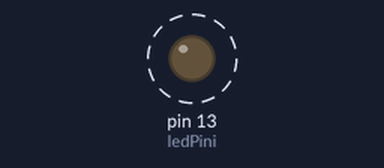
Simulated run of this sketch. Board: Arduino Uno, built with avr-gcc and run on an emulated ATmega328P. On the bench: output pins drawn as LEDs (lit = HIGH). Dashed ring = blinking.

Above: at 0.5 s.
Timing chart, 0 to 4.6 s (numbered marks = the images above):
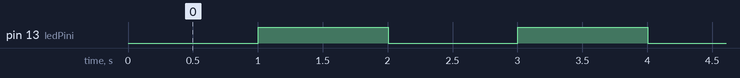

Measured:
- by itself, pin 13 (ledPini): alternates HIGH for 1.0 s and LOW for 1.0 s

The sketch:

gecikmesizLEDyakma.ino
```cpp
/***************************************************************
 Arduino Kitabı - Coşkun Taşdemir
 Dikeyeksen Yayınları
 http://www.dikeyeksen.com/muhendislik/arduino.html


 Bölüm 5 - Kontrol Yapıları ve Fonksiyonlar

 delay() fonksiyonu kullanmadan LED yakıp söndürme örneği
 Arduino UNO kartı üzerindeki 13 nolu dijital pine
 bağlı olan LED yanmaAraligi değiskeniyle belirlenen
 sıklıkta yakıp söndürülüyor.
 Bu işlem gecikme fonksiyonları yerine millis() fonksiyonu
 ile gerçekleştiriliyor

  NOT:
  Bu örneği
  Arduino Examples menüsündeki BlinkWithoutDelay programı olarak
  bulabilirsiniz.
****************************************************************/

const int ledPini =  13;  // LED pini

// LED'in durumunu gösteren değişken
int ledDurumu = LOW;
 // LED durumunun değiştirildiği en son zamanı tutan değişken
long oncekiZamanDegeri = 0;

long yanmaAraligi = 1000; // ms cinsinden LED'in yanıp sönme sıklığı

void setup() {
  pinMode(ledPini, OUTPUT);
}

void loop()
{
  unsigned long zamanDegeri = millis();

  if(zamanDegeri - oncekiZamanDegeri > yanmaAraligi) {
    //Su anki zamanı bir  sonraki çevrim için kaydediyoruz
    oncekiZamanDegeri = zamanDegeri;

    // LED'in durumunu değiştiriyoruz
    if (ledDurumu == LOW)
      ledDurumu = HIGH;
    else
      ledDurumu = LOW;
    // LED durumunu güncelle
    digitalWrite(ledPini, ledDurumu);
  }
}
```
